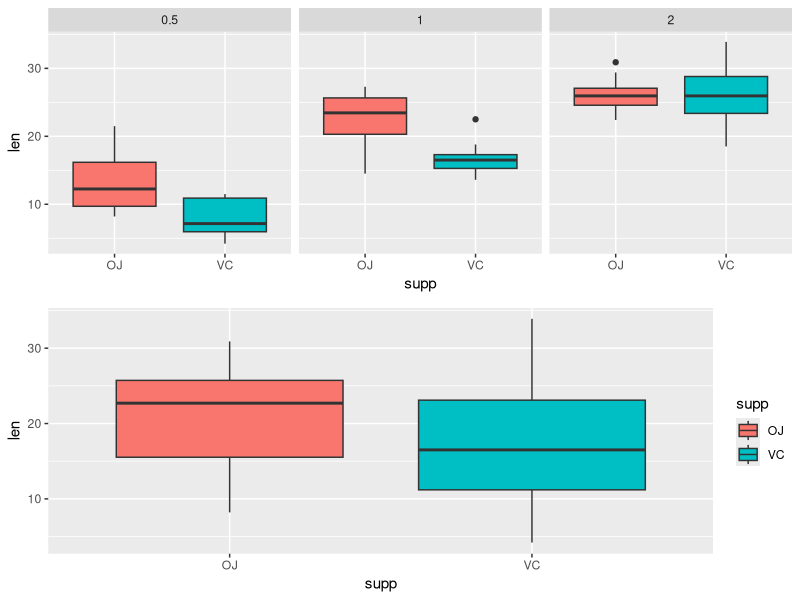

This chart was generated by the following R code:
## ---- chunk 1
library(datasets)
library(ggplot2)
library(gridExtra)
library(GGally)

#Loading the data
data(ToothGrowth)

## ---- chunk 2
str(ToothGrowth)
summary(ToothGrowth)
## ---- chunk 3
table(ToothGrowth$supp, ToothGrowth$dose)
## ---- chunk 4

p1 <- ggplot(data=ToothGrowth, aes(x=supp,y=len,fill=supp)) +
  geom_boxplot() + 
  theme(legend.position="none") + 
  facet_grid(.~dose) 

p2 <- ggplot(data=ToothGrowth, aes(x=supp,y=len,fill=supp)) +
  geom_boxplot()



grid.arrange( p1, p2, ncol = 1, nrow=2)


## ---- chunk 5
#Run t.test
t.test(len~supp, ToothGrowth[ToothGrowth$dose == 0.5, ])

## ---- chunk 6
#Run t.test
t.test(len~supp, ToothGrowth[ToothGrowth$dose == 1, ])

## ---- chunk 7
#Run t.test
t.test(len~supp, ToothGrowth[ToothGrowth$dose == 2, ])

